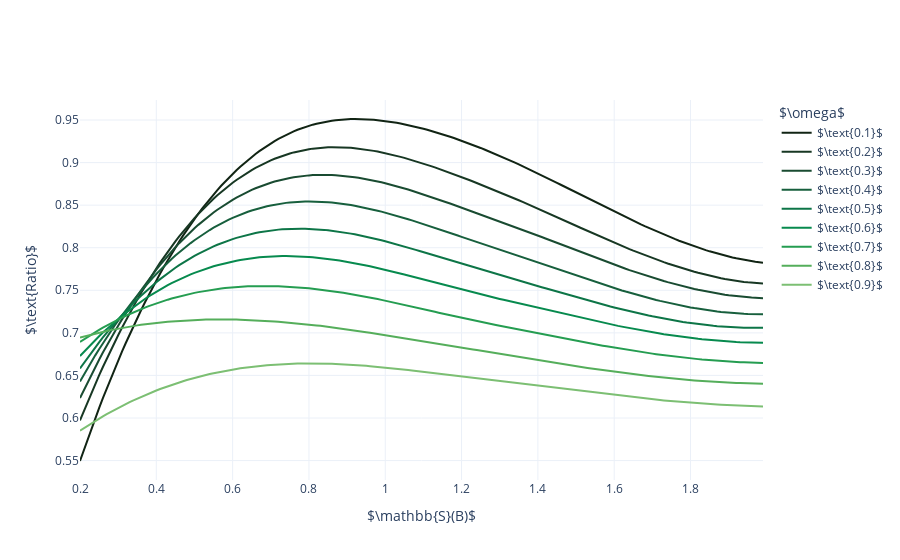

Notebook source saved alongside this figure:
### Code cell
palette = cycle(px.colors.sequential.algae_r)
fig = go.Figure()

# f_0_1 = interp1d(SCVS, ratio_omega_0_1, kind='cubic')
# f_0_2 = interp1d(SCVS, ratio_omega_0_2, kind='cubic')
# f_0_3 = interp1d(SCVS, ratio_omega_0_3, kind='cubic')
# f_0_4 = interp1d(SCVS, ratio_omega_0_4, kind='cubic')
# f_0_5 = interp1d(SCVS, ratio_omega_0_5, kind='cubic')
# f_0_6 = interp1d(SCVS, ratio_omega_0_6, kind='cubic')
# f_0_7 = interp1d(SCVS, ratio_omega_0_7, kind='cubic')
# f_0_8 = interp1d(SCVS, ratio_omega_0_8, kind='cubic')
# f_0_9 = interp1d(SCVS, ratio_omega_0_9, kind='cubic')


filter_0_1 = savgol_filter(ratio_omega_0_1, 9, 3)
filter_0_2 = savgol_filter(ratio_omega_0_2, 9, 3)
filter_0_3 = savgol_filter(ratio_omega_0_3, 9, 3)
filter_0_4 = savgol_filter(ratio_omega_0_4, 9, 3)
filter_0_5 = savgol_filter(ratio_omega_0_5, 9, 3)
filter_0_6 = savgol_filter(ratio_omega_0_6, 9, 3)
filter_0_7 = savgol_filter(ratio_omega_0_7, 9, 3)
filter_0_8 = savgol_filter(ratio_omega_0_8, 9, 3)
filter_0_9 = savgol_filter(ratio_omega_0_9, 9, 3)

f_0_1 = interp1d(SCVS, filter_0_1, kind='cubic')
f_0_2 = interp1d(SCVS, filter_0_2, kind='cubic')
f_0_3 = interp1d(SCVS, filter_0_3, kind='cubic')
f_0_4 = interp1d(SCVS, filter_0_4, kind='cubic')
f_0_5 = interp1d(SCVS, filter_0_5, kind='cubic')
f_0_6 = interp1d(SCVS, filter_0_6, kind='cubic')
f_0_7 = interp1d(SCVS, filter_0_7, kind='cubic')
f_0_8 = interp1d(SCVS, filter_0_8, kind='cubic')
f_0_9 = interp1d(SCVS, filter_0_9, kind='cubic')


# fig.add_trace(go.Scatter(x=SCVS, y=ratio_omega_0_1, mode='markers', showlegend=False))
# fig.add_trace(go.Scatter(x=SCVS, y=ratio_omega_0_2, mode='markers', showlegend=False))
# fig.add_trace(go.Scatter(x=SCVS, y=ratio_omega_0_5, mode='markers', showlegend=False))
# fig.add_trace(go.Scatter(x=SCVS, y=ratio_omega_0_8, mode='markers', showlegend=False))
# fig.add_trace(go.Scatter(x=SCVS, y=ratio_omega_0_9, mode='markers', showlegend=False))


SCV_dense = np.arange(0.2,2.0,0.01)

fig.add_trace(go.Scatter(x=SCV_dense, y=f_0_1(SCV_dense), name='$\\text{0.1}$', marker={'color': next(palette)}))
fig.add_trace(go.Scatter(x=SCV_dense, y=f_0_2(SCV_dense), name='$\\text{0.2}$', marker={'color': next(palette)}))
fig.add_trace(go.Scatter(x=SCV_dense, y=f_0_3(SCV_dense), name='$\\text{0.3}$', marker={'color': next(palette)}))
fig.add_trace(go.Scatter(x=SCV_dense, y=f_0_4(SCV_dense), name='$\\text{0.4}$', marker={'color': next(palette)}))
fig.add_trace(go.Scatter(x=SCV_dense, y=f_0_5(SCV_dense), name='$\\text{0.5}$', marker={'color': next(palette)}))
fig.add_trace(go.Scatter(x=SCV_dense, y=f_0_6(SCV_dense), name='$\\text{0.6}$', marker={'color': next(palette)}))
fig.add_trace(go.Scatter(x=SCV_dense, y=f_0_7(SCV_dense), name='$\\text{0.7}$', marker={'color': next(palette)}))
fig.add_trace(go.Scatter(x=SCV_dense, y=f_0_8(SCV_dense), name='$\\text{0.8}$', marker={'color': next(palette)}))
fig.add_trace(go.Scatter(x=SCV_dense, y=f_0_9(SCV_dense), name='$\\text{0.9}$', marker={'color': next(palette)}))

# fig.add_trace(go.Scatter(x=SCVS, y=filter_0_1, name='$\\text{0.1}$', marker={'color': next(palette)}))
# fig.add_trace(go.Scatter(x=SCVS, y=filter_0_2, name='$\\text{0.2}$', marker={'color': next(palette)}))
# fig.add_trace(go.Scatter(x=SCVS, y=filter_0_3, name='$\\text{0.3}$', marker={'color': next(palette)}))
# fig.add_trace(go.Scatter(x=SCVS, y=filter_0_4, name='$\\text{0.4}$', marker={'color': next(palette)}))
# fig.add_trace(go.Scatter(x=SCVS, y=filter_0_5, name='$\\text{0.5}$', marker={'color': next(palette)}))
# fig.add_trace(go.Scatter(x=SCVS, y=filter_0_6, name='$\\text{0.6}$', marker={'color': next(palette)}))
# fig.add_trace(go.Scatter(x=SCVS, y=filter_0_7, name='$\\text{0.7}$', marker={'color': next(palette)}))
# fig.add_trace(go.Scatter(x=SCVS, y=filter_0_8, name='$\\text{0.8}$', marker={'color': next(palette)}))
# fig.add_trace(go.Scatter(x=SCVS, y=filter_0_9, name='$\\text{0.9}$', marker={'color': next(palette)}))



fig.update_layout(
    template = 'plotly_white',
    legend_title = '$\omega$', 
    xaxis = {'title': '$\mathbb{S}(B)$', 'tick0': 0.2, 'dtick': 0.2},
    yaxis = {'title': '$\\text{Ratio}$'},
)

fig.show()

### Figure 1 — Plotly figure (JSON) as saved in the notebook; plotly's stock layout.template omitted (floating-point values rounded to 4 significant figures; data arrays with more than 128 entries replaced by an {"elided": "..."} marker saying what was removed)
{"data": [{"marker": {"color": "rgb(17, 36, 20)"}, "name": "$\\text{0.1}$", "type": "scatter", "x": {"elided": "180 float values"}, "y": {"elided": "180 float values"}}, {"marker": {"color": "rgb(23, 55, 35)"}, "name": "$\\text{0.2}$", "type": "scatter", "x": {"elided": "180 float values"}, "y": {"elided": "180 float values"}}, {"marker": {"color": "rgb(25, 75, 49)"}, "name": "$\\text{0.3}$", "type": "scatter", "x": {"elided": "180 float values"}, "y": {"elided": "180 float values"}}, {"marker": {"color": "rgb(23, 95, 61)"}, "name": "$\\text{0.4}$", "type": "scatter", "x": {"elided": "180 float values"}, "y": {"elided": "180 float values"}}, {"marker": {"color": "rgb(13, 117, 71)"}, "name": "$\\text{0.5}$", "type": "scatter", "x": {"elided": "180 float values"}, "y": {"elided": "180 float values"}}, {"marker": {"color": "rgb(7, 138, 78)"}, "name": "$\\text{0.6}$", "type": "scatter", "x": {"elided": "180 float values"}, "y": {"elided": "180 float values"}}, {"marker": {"color": "rgb(37, 157, 81)"}, "name": "$\\text{0.7}$", "type": "scatter", "x": {"elided": "180 float values"}, "y": {"elided": "180 float values"}}, {"marker": {"color": "rgb(85, 174, 91)"}, "name": "$\\text{0.8}$", "type": "scatter", "x": {"elided": "180 float values"}, "y": {"elided": "180 float values"}}, {"marker": {"color": "rgb(124, 191, 115)"}, "name": "$\\text{0.9}$", "type": "scatter", "x": {"elided": "180 float values"}, "y": {"elided": "180 float values"}}], "layout": {"legend": {"title": {"text": "$\\omega$"}}, "xaxis": {"dtick": 0.2, "tick0": 0.2, "title": {"text": "$\\mathbb{S}(B)$"}}, "yaxis": {"title": {"text": "$\\text{Ratio}$"}}}}
